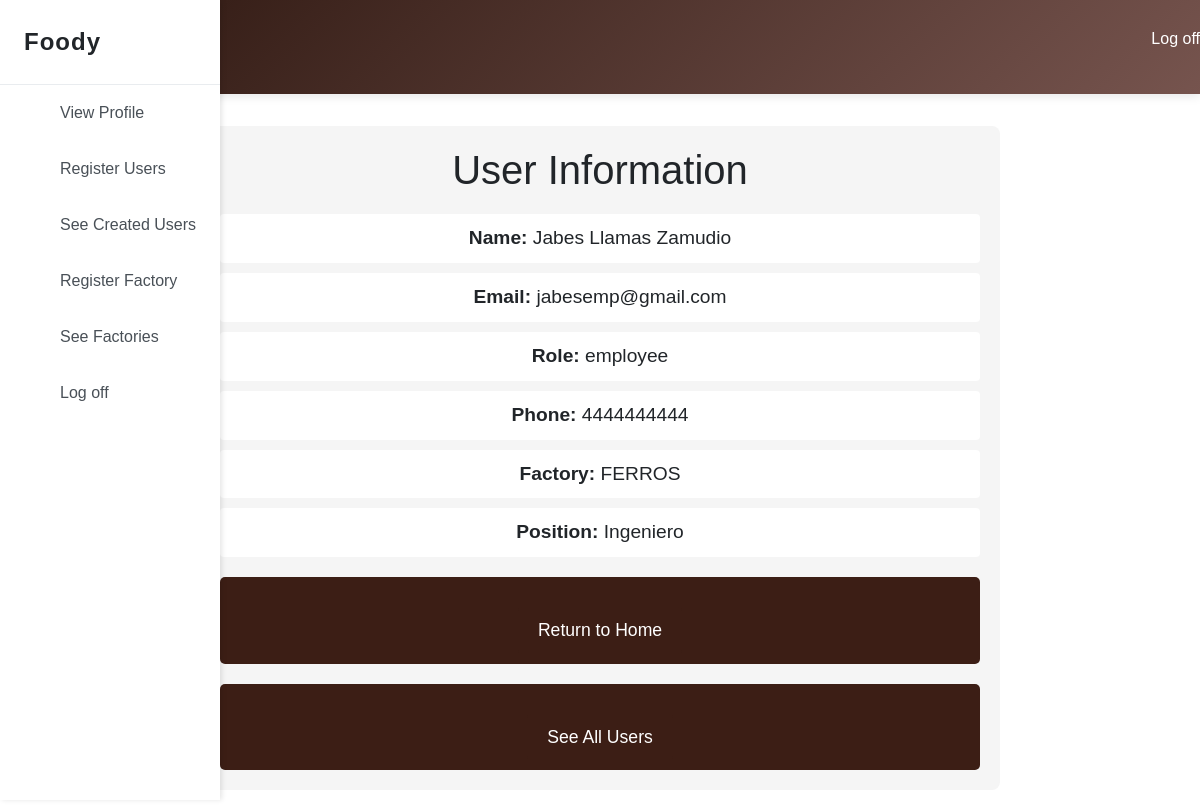
The app's page /Foody/generalManager/userInfo.php?user_id=7 with its own data.
### tables this page shows
CREATE TABLE `employee` (
  `num` int NOT NULL AUTO_INCREMENT,
  `firstName` varchar(20) NOT NULL,
  `middleName` varchar(20) NOT NULL,
  `lastName` varchar(20) DEFAULT NULL,
  `tel` varchar(10) DEFAULT NULL,
  `email` varchar(30) DEFAULT NULL,
  `factory` varchar(8) NOT NULL,
  `jobPosition` varchar(5) NOT NULL,
  `userNum` int DEFAULT NULL,
  PRIMARY KEY (`num`),
  UNIQUE KEY `email` (`email`),
  KEY `factory` (`factory`),
  KEY `jobPosition` (`jobPosition`),
  KEY `userNum` (`userNum`),
  CONSTRAINT `employee_ibfk_1` FOREIGN KEY (`factory`) REFERENCES `factory` (`code`),
  CONSTRAINT `employee_ibfk_2` FOREIGN KEY (`jobPosition`) REFERENCES `jobPosition` (`code`),
  CONSTRAINT `userNum` FOREIGN KEY (`userNum`) REFERENCES `users` (`num`)
);

CREATE TABLE `jobPosition` (
  `code` varchar(5) NOT NULL,
  `description` varchar(20) DEFAULT NULL,
  PRIMARY KEY (`code`),
  UNIQUE KEY `description` (`description`)
);

### Foody/generalManager/userInfo.php (the view, shortened to what this page needs)
<?php
global $conn;
function getUserInfo($conn, $user_id) {
    $baseQuery = "SELECT u.email, u.rol FROM users u WHERE u.num = ?";
    $stmt = $conn->prepare($baseQuery);
    $stmt->bind_param("i", $user_id);
    if (!$stmt->execute()) {
        throw new Exception("Error executing base query: " . $stmt->error);
    }
    $result = $stmt->get_result();
    $baseInfo = $result->fetch_assoc();
    $userInfo = $baseInfo;
    $roleSpecificQuery = "";
    switch ($baseInfo['rol']) {
        case 'employee':
            $roleSpecificQuery = "
                SELECT e.firstName, e.middleName, e.lastName, e.tel,
                       e.factory, j.description as jobPosition
                FROM employee e
                JOIN jobPosition j ON e.jobPosition = j.code
                WHERE e.userNum = ?";
            break;
    }
    $stmt = $conn->prepare($roleSpecificQuery);
    $stmt->bind_param("i", $user_id);
    if (!$stmt->execute()) {
        throw new Exception("Error executing role specific query: " . $stmt->error);
    }
    $result = $stmt->get_result();
    $roleSpecificInfo = $result->fetch_assoc();
    return array_merge($userInfo, $roleSpecificInfo);
}
try {
    $user_id = filter_var($_GET['user_id'], FILTER_VALIDATE_INT);
    $user = getUserInfo($conn, $user_id);
} catch (Exception $e) {
    $error = $e->getMessage();
}
?>
<!DOCTYPE html>
<html lang="en">
<head>
    <link rel="stylesheet" href="../css/static/css/bootstrap.min.css" >
    <link rel="stylesheet" href="/css/generalManagerCss/viewUser.css">
</head>
<body>
    <header>
        <div class="menu">
            <a href="/generalManager/homeGeneralManager.php" class="logo">Foody</a>
            <nav class="navbar">
                <ul>
                    <li><a href="../index.html">Log off</a></li>
                </ul>
            </nav>
        </div>
    </header>
    <aside class="sidebar">
        <div class="sidebar-header">
            <a href="homeGeneralManager.php" class="logo">Foody</a>
        </div>
        <nav class="sidebar-nav">
            <ul>
                <li><a href="userInfo.php" data-section="profile-section">
                    <span>View Profile</span>
                </a></li>
                <li><a href="registerEmplo.php">
                    <span>Register Users</span>
                </a></li>
                <li><a href="listUsers.php">
                    <span>See Created Users</span>
                </a></li>
                <li><a href="registerfactory.php">
                    <span>Register Factory</span>
                </a></li>
                <li><a href="listFactory.php">
                    <span>See Factories</span>
                </a></li>
                <li><a href="../index.php">
                    <span>Log off</span>
                </a></li>
            </ul>
        </nav>
    </aside>
    <section class="user-info">
        <h1>User Information</h1>
        <?php if (isset($error)): ?>
            <div class="error-message">
                <?php echo htmlspecialchars($error); ?>
            </div>
        <?php elseif (isset($user)): ?>
            <div class="user-details">
                <p><strong>Name:</strong>
                    <?php echo htmlspecialchars($user['firstName'] . ' ' .
                                              $user['middleName'] . ' ' .
                                              $user['lastName']); ?>
                </p>
                <p><strong>Email:</strong> <?php echo htmlspecialchars($user['email']); ?></p>
                <p><strong>Role:</strong> <?php echo htmlspecialchars($user['rol']); ?></p>
                <p><strong>Phone:</strong> <?php echo htmlspecialchars($user['tel']); ?></p>
                <?php switch($user['rol']):
                    case 'employee': ?>
                        <p><strong>Factory:</strong> <?php echo htmlspecialchars($user['factory']); ?></p>
                        <p><strong>Position:</strong> <?php echo htmlspecialchars($user['jobPosition']); ?></p>
                        <?php break; ?>
                <?php endswitch; ?>
            </div>
        <?php endif; ?>
        <div class="buttons">
            <a href="/generalManager/homeGeneralManager.php" class="btn-home">Return to Home</a>
        </div>
        <div class="buttons">
        <a href="/generalManager/listUsers.php" class="btn-home">See All Users</a>
        </div>
    </section>
</body>
</html>

### Foody/css/generalManagerCss/viewUser.css (style rules this page uses)
.user-info { text-align: center; padding: 20px; }
.user-details { margin: 20px 0; }
.user-details p { font-size: 1.2em; margin-bottom: 10px; }
.buttons { margin-top: 20px; }
.btn-home { padding: 10px 20px; background-color: #3c1e15; color: white; text-decoration: none; border-radius: 5px; font-size: 1.1em; transition: background-color 0.3s ease, transform 0.2s ease; margin-top: 20px; }
* { padding: 0; margin: 0; box-sizing: border-box; }
body { font-family: Arial, Helvetica, sans-serif; }
.buttons { background-color: #3c1e15; color: #fff; padding: 10px 15px; border: none; border-radius: 5px; cursor: pointer; width: 100%; }
header { background: linear-gradient(135deg, #2b150e 0%, #76544e 100%); padding: 1.2rem 0; box-shadow: 0 2px 10px rgba(0, 0, 0, 0.1); margin-bottom: 2rem; }
.menu { display: flex; justify-content: space-between; align-items: center; }
.logo { font-size: 24px; color: white; font-weight: bold; letter-spacing: 1px; }
.navbar ul { display: flex; list-style: none; }
.navbar ul li { margin-left: 20px; }
.navbar ul li a { color: white; font-size: 16px; text-decoration: none; }
.user-info { max-width: 800px; margin: 20px auto; padding: 20px; background-color: #f5f5f5; border-radius: 8px; }
.user-details p { margin: 10px 0; padding: 10px; background-color: white; border-radius: 4px; }
.buttons { margin-top: 20px; text-align: center; }
.btn-home { display: inline-block; padding: 10px 20px; background-color: #3c1e15; color: white; text-decoration: none; border-radius: 4px; }
.sidebar { position: fixed; top: 0; left: 0; height: 100vh; width: var(--sidebar-width); background: white; box-shadow: 2px 0 5px rgba(0,0,0,0.1); z-index: 1000; transition: transform 0.3s ease; }
.sidebar-header { padding: 1.5rem; border-bottom: 1px solid #e9ecef; }
.logo { font-size: 1.5rem; color: var(--primary-color); text-decoration: none; font-weight: bold; }
.sidebar-nav ul { list-style: none; padding: 0; margin: 0; }
.sidebar-nav li a { display: flex; align-items: center; padding: 1rem 1.5rem; color: #495057; text-decoration: none; transition: all 0.3s ease; }

### records on screen
employee: firstName+middleName+lastName "Jabes Llamas Zamudio", tel "4444444444", factory "FERROS", jobPosition.description "Ingeniero"

### other values on screen
$user['email'] "jabesemp@gmail.com"
$user['rol'] "employee"
